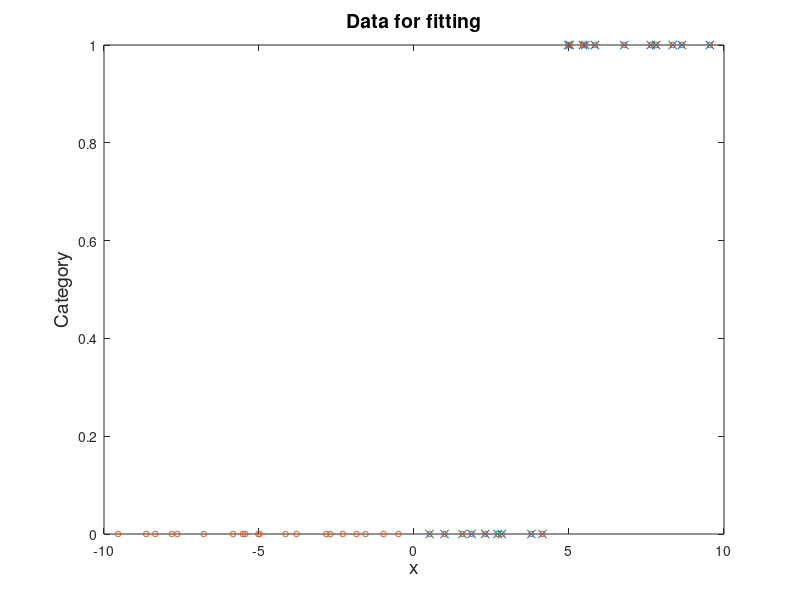

Here is the MATLAB script that generated this plot: (Note: this script raises an error after producing the figure.)
load Data_CR3.mat
figure(1);clf;
%% Plot the data to see what is going on:
plot(x1,y1,'x',x2,y2,'o','MarkerSize',4);hold on;
title('Data for fitting','FontSize',14)
ylabel('Category','FontSize',14)
xlabel('x','FontSize',14)

%% First lets do linear fits:
bL1 = LinFit(x1,y1);
bL2 = LinFit(x2,y2);

% how do the parameters compare?
disp(['Fitting (x1,y1) gives: bL1 = ',num2str(bL1')])
disp(['Fitting (x2,y2) gives: bL2 = ',num2str(bL2')])

%% Now nonlinear fits.
bN1 = NonLinFit(x1,y1);
bN2 = NonLinFit(x2,y2);

disp(['Fitting (x1,y1) gives: bN1 = ',num2str(bN1')])
disp(['Fitting (x2,y2) gives: bN2 = ',num2str(bN2')])

%% Compare them all on a plot:
X = linspace(x1(1),x1(end),1001);
yL1 = bL1(1) + X*bL1(2);
yL2 = bL2(1) + X*bL2(2);
yN1 = 1./(1+exp(bN1(1)+bN1(2)*X));
yN2 = 1./(1+exp(bN2(1)+bN2(2)*X));
pause;
plot(X,yL1,X,yL2,X,yN1,X,yN2);
leg = legend('y1','y2','Linear fit to (x1,y1)','Linear fit to (x2,y2)', ... 
    'Nonlinear fit to (x1,y1)','Nonlinear fit to (x2,y2)','FontSize',14,'Location','SouthEast');
set(leg,'AutoUpdate','off')
xlim([0 10])

xL1 = (1/2-bL1(1))/bL1(2);
xL2 = (1/2-bL2(1))/bL2(2);
xN1 = (-bN1(1))/bN1(2);
xN2 = (-bN2(1))/bN2(2);
% Cut-offs
disp('  Method                   |  x cut-off')
disp('---------------------------|-------------')
disp(['Linear fit for (x1,y1)     |   ',num2str(xL1)])
disp(['Linear fit for (x2,y2)     |   ',num2str(xL2)])
disp(['Nonlinear fit for (x1,y1)  |   ',num2str(xN1)])
disp(['Nonlinear fit for (x2,y2)  |   ',num2str(xN2)])

plot([xL1 xL1],[0 1],'k-.',[xL2 xL2],[0 1],'k-.', ... 
    [xN1 xN1],[0 1],'k--',[xN2 xN2],[0 1],'k--','LineWidth',1);
ylim([-.1 1.1])
hold off;
pause;
%% Let's look at the function we are minimizing for the nonlinear fit.

b1 = NonLinFit(x1,y1);
b2M = 0;
b2m = 2*b1(2);
b1m = 0;
b1M = 2*b1(1);
[b1, b2] = meshgrid(linspace(b1m,b1M,201),linspace(b2m,b2M,201));

z = zeros(size(b1));
X = [ones(size(y1)) x1];
for i=1:length(z(:))
    b = [b1(i);b2(i)];
    z(i) = f(b,X,y1);
end

b0 = [12;-20];
gfb = gf_sum(b0,X,y1);
Hfb = Hf_sum(b0,X,y1);
fb0 = f(b0,X,y1); 

figure(2);clf;
surf(b1,b2,z);
shading flat;
hold on;
plot3(b0(1),b0(2),fb0,'.','MarkerSize',36);
vSD = -gfb;
vN = -Hfb\gfb;
fbN = f(b0+vN,X,y1);

disp(['At b = ', num2str(b0')])
disp('The length of the gradient is:')
disp(norm(vSD))
disp('The length of the Newton direction is:')
disp(norm(vN))
title('Function for nonlinear fitting','FontSize',14)
axis off

%%%------------------------------
function gb = g(b,x)

gb = 0;
[m,~] = size(x);
for i=1:m
    gb = gb + 1/(1+exp(b'*x(i,:)'));
end
end

%%%------------------------------
function fb = f(b,x,y)

fb = 0;
[m,~] = size(y);
for i=1:m
    fb = fb + (g(b,x(i,:)) - y(i))^2;
end
end

%%%------------------------------
function gfb = gf_sum(b,x,y)

gfb = zeros(size(b));
m = length(b);
n = length(y);
for j=1:m
    for i=1:n
        gg = g(b,x(i,:));
        gfb(j) = gfb(j) + 2*(gg - y(i)).*gg.*(1-gg)*x(i,j);
    end
end
end
%%%------------------------------
function Hfb = Hf_sum(b,x,y)

m = length(b);
Hfb = zeros(m,m);

db = 1e-7;
for i=1:m
    bs = b;
    bs(i) = b(i) + db;
    gp = gf_sum(bs,x,y);
    bs(i) = b(i) - db;
    gm = gf_sum(bs,x,y);
    Hfb(:,i) = (gp-gm);
end
Hfb = .5*Hfb/db;
end